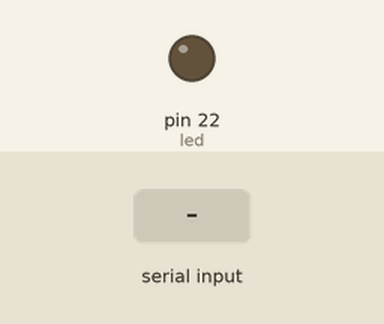
A sketch run on a simulated Arduino Mega 2560, built with avr-gcc and run on an emulated ATmega2560. Shown: output pins drawn as LEDs (lit = HIGH). Dashed ring = blinking. The test bench sets the inputs (shaded band). What the sketch prints to the serial monitor is not drawn.

Above: at 2.2 s.
2.3 s: "pisca" received over Serial
At 3.35 s:
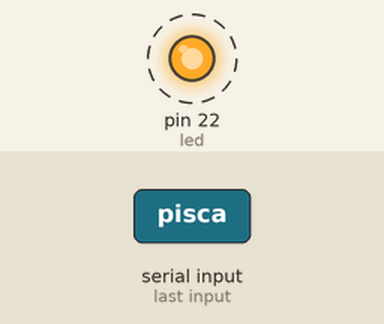
Timing chart, 0 to 8.7 s (numbered marks = the images above; inputs shaded):
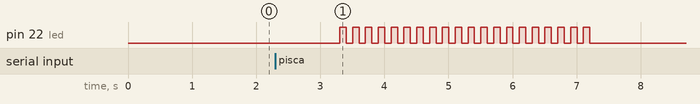

The sketch:

serial.ino
```cpp
#include <IRremote.h>
#include <IRremoteInt.h>


#define led 22
String cmd;

void setup() {
  Serial.begin(9600); //inicializa serial
 //BABOSEIRA
  Serial.println("Ea, Sou um Arduino, bro");
  Serial.println("Digite 'acenda','apaga' ou 'pisca' e espere a magica");
  delay(1000);
 //SETUP
  pinMode(led,OUTPUT);
}

void loop() {
int i=0;

  while(Serial.available()){
    cmd = Serial.readString();

    if(cmd == "acenda")
      digitalWrite(led, HIGH);

   else if(cmd == "apaga")
      digitalWrite(led, LOW);

   else if(cmd == "pisca"){
      while (i<20){
      digitalWrite(led, HIGH);
      delay(100);
      digitalWrite(led, LOW);
      delay(100);
      i++;
      }
   }
   else
     Serial.println("comando invalido");
 }
}
```

Measured:
- after the input at 2.3 s, pin 22 (led): alternates HIGH for 0.10 s and LOW for 0.10 s, 40 changes in all, then stays LOW, starting after 1.0 s
